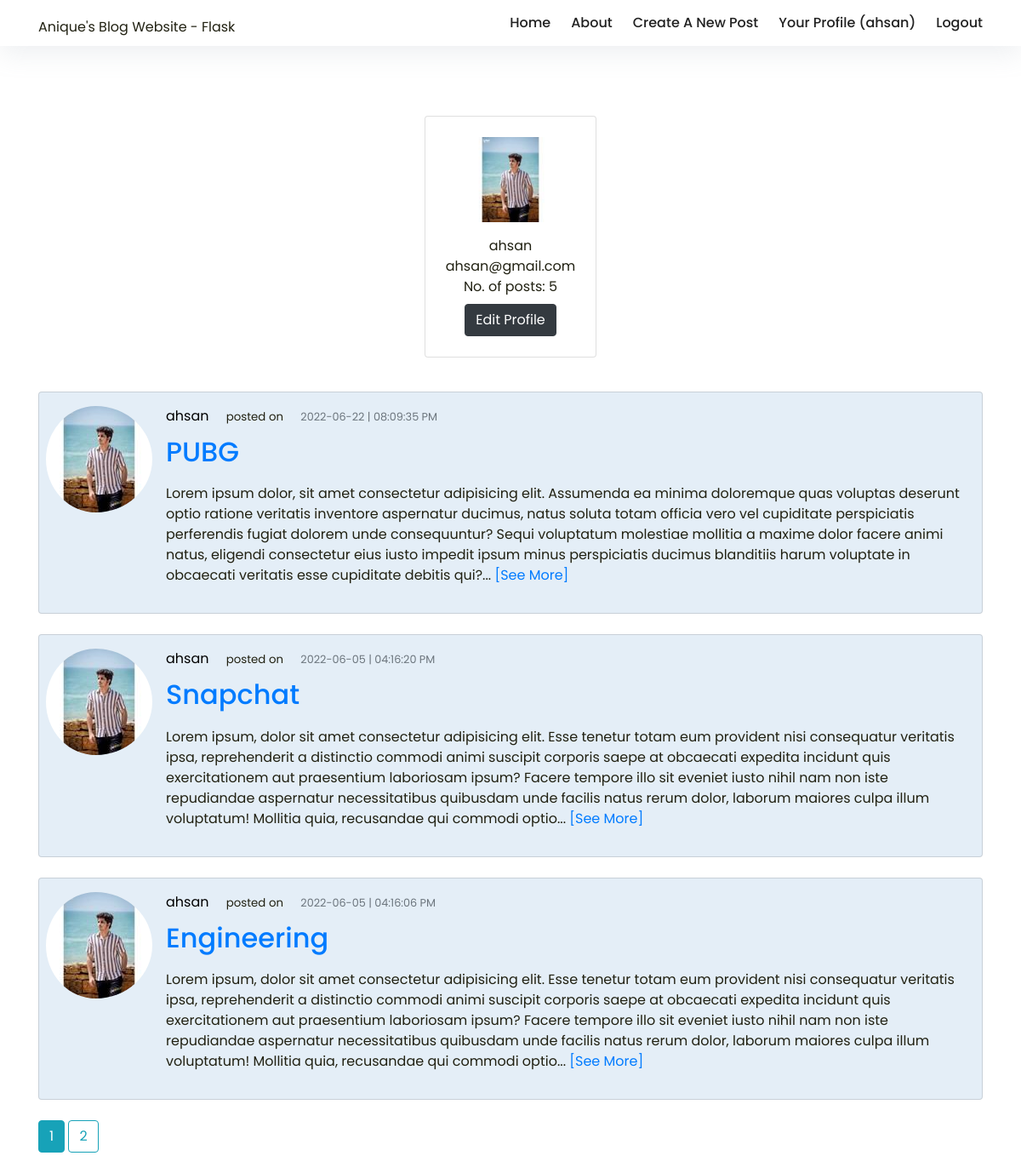
The page /profile (signed in) on the database its author committed.
### flaskblog/models.py (models this page shows, shortened)
class User(db.Model, UserMixin):
    id = db.Column(db.Integer, primary_key=True)
    username = db.Column(db.String(20), unique=True, nullable=False)
    email = db.Column(db.String(120), unique=True, nullable=False)
    image_file = db.Column(db.String(20), nullable=False, default='default.jpg')
    password = db.Column(db.String(60), nullable=False)
    posts = db.relationship('Post', backref='author', lazy=True)

class Post(db.Model):
    id = db.Column(db.Integer, primary_key=True)
    title = db.Column(db.String(100), nullable=False)
    date_posted = db.Column(db.DateTime, nullable=False, default=datetime.utcnow)
    content = db.Column(db.Text, nullable=False)
    user_id = db.Column(db.Integer, db.ForeignKey('user.id'), nullable=False)

### flaskblog/users/routes.py (the view)
@users.route('/profile')
@login_required
def profile():
    image_file = url_for('static',filename='profile_pics/'+current_user.image_file)
    page = request.args.get('page',1,type=int)
    posts = Post.query.order_by(Post.date_posted.desc()).filter_by(author = current_user).paginate(page=page,per_page=3)
    return render_template("profile.html",title='Profile',image_file=image_file,posts=posts)

### flaskblog/models.py (called while the page is built)
@login_manager.user_loader
def load_user(user_id):
    return User.query.get(int(user_id))

### flaskblog/templates/profile.html
{% extends 'base.html' %} {% block content %}
<div class="container" style="margin-top: 10%">
  <div class="container mt-4 mb-4 p-3 d-flex justify-content-center">
    <div class="card p-4">
      <div
        class="image d-flex flex-column justify-content-center align-items-center"
      >
        <img src="{{image_file}}" height="100" width="100" />
        <span class="name mt-3">{{current_user.username}}</span>
        <span class="idd">{{current_user.email}}</span>
        <span class="idd">No. of posts: {{current_user.posts|count}}</span>
        <div class="d-flex mt-2">
          <a class="btn btn-dark" href="{{url_for('users.edit_profile')}}">
            Edit Profile
          </a>
        </div>
      </div>
    </div>
  </div>
  {% for post in posts.items %}
  <div class="card" style="background-color: #e4eef7">
    <article class="media content-section pt-3">
      <img
        src="{{url_for('static',filename='profile_pics/'+post.author.image_file)}}"
        class="rounded-circle article-img pl-2"
      />
      <div class="media-body">
        <div class="article-metadata">
          <a
            href="{{url_for('users.user_profile',username=post.author.username)}}"
            class="pl-3"
            style="color: black"
            >{{ post.author.username }}</a
          >
          <span style="font-size: smaller" class="pl-3">posted on</span>
          <small class="pl-3 text-muted"
            >{{ post.date_posted.strftime('%Y-%m-%d | %I:%M:%S %p') }}</small
          >
        </div>
        <h2 class="pl-3" style="padding-top: 10px">
          <a
            class="article-title"
            href="{{url_for('posts.post',post_id=post.id)}}"
            >{{ post.title }}</a
          >
        </h2>
        <p class="pl-3 pb-3 mb-3 pr-3 article-content" style="text-align: left">
          {% if post.content|wordcount >50 %} {{ post.content|truncate(500) }}
          <a href="{{url_for('posts.post',post_id=post.id)}}">[See More]</a>{%
          else %}{{post.content}}{% endif %}
        </p>
      </div>
    </article>
  </div>
  <br />
  {% endfor %} {% for page_num in
  posts.iter_pages(left_edge=2,right_edge=2,left_current=2,right_current=2) %}
  {% if page_num %}{% if posts.page==page_num %}<a
    href="{{url_for('users.profile',page=page_num)}}"
    class="mb-4 btn btn-info"
    >{{page_num}}</a
  >
  {% else %}<a
    href="{{url_for('users.profile',page=page_num)}}"
    class="mb-4 btn btn-outline-info"
    >{{page_num}}</a
  >{% endif %} {% else %} ... {% endif %}{% endfor %}
</div>
{% endblock %}

### flaskblog/templates/base.html (shortened to what this page needs)
<!DOCTYPE html>
<html lang="en">
  <head>
    <link
      href="https://cdn.jsdelivr.net/npm/bootstrap@5.0.2/dist/css/bootstrap.min.css"
      rel="stylesheet"
    />
    <link
      rel="stylesheet"
      href="https://cdnjs.cloudflare.com/ajax/libs/twitter-bootstrap/4.1.3/css/bootstrap.min.css"
    />
    <link
      rel="stylesheet"
      type="text/css"
      href="{{url_for('static',filename='css/style.css')}}"
    />
  </head>
  <body>
    <div class="navigation-wrap bg-light start-header start-style">
      <div class="container">
        <div class="row">
          <div class="col-12">
            <nav class="navbar navbar-expand-md navbar-light">
              <p>Anique's Blog Website - Flask</p>
              <div class="collapse navbar-collapse" id="navbarSupportedContent">
                <ul class="navbar-nav ml-auto py-4 py-md-0">
                  <li class="nav-item pl-4 pl-md-0 ml-0 ml-md-4">
                    <a class="nav-link" href="{{url_for('main.home')}}">Home</a>
                  </li>
                  <li class="nav-item pl-4 pl-md-0 ml-0 ml-md-4">
                    <a class="nav-link" href="{{url_for('main.about')}}"
                      >About</a
                    >
                  </li>
                  {% if current_user.is_authenticated %}
                  <li class="nav-item pl-4 pl-md-0 ml-0 ml-md-4">
                    <a class="nav-link" href="{{url_for('posts.new_post')}}"
                      >Create A New Post</a
                    >
                  </li>
                  <li class="nav-item pl-4 pl-md-0 ml-0 ml-md-4">
                    <a class="nav-link" href="{{url_for('users.profile')}}"
                      >Your Profile ({{current_user.username}})
                    </a>
                  </li>
                  <li class="nav-item pl-4 pl-md-0 ml-0 ml-md-4">
                    <a class="nav-link" href="{{url_for('users.logout')}}"
                      >Logout</a
                    >
                  </li>
                  {% endif %}
                </ul>
              </div>
            </nav>
          </div>
        </div>
      </div>
    </div>
     {% block content %}{% endblock %}
  </body>
</html>

### flaskblog/static/css/style.css (style rules this page uses)
body { font-family: "Poppins", sans-serif; font-size: 16px; line-height: 24px; font-weight: 400; color: #212112; background-image: url("https://s3-us-west-2.amazonaws.com/s.cdpn.io/1462889/pat-back.svg"); background-position: center; background-repeat: repeat; background-size: 7%; background-color: #fff; overflow-x: hidden; transition: all 200ms linear; }
.start-header { opacity: 1; transform: translateY(0); padding: 10px 0; box-shadow: 0 10px 30px 0 rgba(138, 155, 165, 0.15); -webkit-transition: all 0.3s ease-out; transition: all 0.3s ease-out; }
.navigation-wrap { position: fixed; width: 100%; top: 0; left: 0; z-index: 1000; -webkit-transition: all 0.3s ease-out; transition: all 0.3s ease-out; }
.navbar { padding: 0; }
.nav-link { color: #212121 !important; font-weight: 500; transition: all 200ms linear; }
.nav-link { position: relative; padding: 5px 0 !important; display: inline-block; }
.nav-item:after { position: absolute; bottom: -5px; left: 0; width: 100%; height: 2px; content: ""; background-color: #8167a9; opacity: 0; transition: all 200ms linear; }
.nav-item { position: relative; transition: all 200ms linear; }
.bg-light { background-color: #fff !important; transition: all 200ms linear; }
p { text-align: center; margin: 0; padding-top: 10px; opacity: 1; transform: translate(0); transition: all 300ms linear; transition-delay: 1700ms; }

### rows shown on the page
User: username "ahsan", email "ahsan@gmail.com"
Post: image_file (picture), author.username "ahsan", date_posted "2022-06-22 | 08:09:35 PM", title "PUBG", content "Lorem ipsum dolor, sit amet consectetur adipisicing elit. Assumenda ea minima doloremque quas voluptas deserunt optio ratione veritatis inventore aspernatur ducimus, natus soluta totam officia vero vel cupiditate perspiciatis perferendis fugiat dolorem unde consequuntur? Sequi voluptatum molestiae mollitia a maxime dolor facere animi natus, eligendi consectetur eius iusto impedit ipsum minus perspiciatis ducimus blanditiis harum voluptate in obcaecati veritatis esse cupiditate debitis qui?..."
Post: image_file (picture), author.username "ahsan", date_posted "2022-06-05 | 04:16:20 PM", title "Snapchat", content "Lorem ipsum, dolor sit amet consectetur adipisicing elit. Esse tenetur totam eum provident nisi consequatur veritatis ipsa, reprehenderit a distinctio commodi animi suscipit corporis saepe at obcaecati expedita incidunt quis exercitationem aut praesentium laboriosam ipsum? Facere tempore illo sit eveniet iusto nihil nam non iste repudiandae aspernatur necessitatibus quibusdam unde facilis natus rerum dolor, laborum maiores culpa illum voluptatum! Mollitia quia, recusandae qui commodi optio..."
Post: image_file (picture), author.username "ahsan", date_posted "2022-06-05 | 04:16:06 PM", title "Engineering", content "Lorem ipsum, dolor sit amet consectetur adipisicing elit. Esse tenetur totam eum provident nisi consequatur veritatis ipsa, reprehenderit a distinctio commodi animi suscipit corporis saepe at obcaecati expedita incidunt quis exercitationem aut praesentium laboriosam ipsum? Facere tempore illo sit eveniet iusto nihil nam non iste repudiandae aspernatur necessitatibus quibusdam unde facilis natus rerum dolor, laborum maiores culpa illum voluptatum! Mollitia quia, recusandae qui commodi optio..."

### other values the page prints
{{ current_user.posts|count }} "5"
{{ page_num }} "1"
{{ page_num }} "2"
